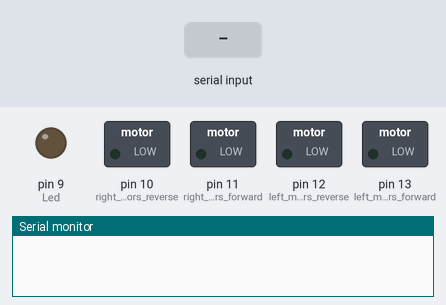
This sketch was run on a simulated Arduino Uno, built with avr-gcc and run on an emulated ATmega328P. Shown: switched loads named in the sketch (green lamp = pin HIGH), output pins drawn as LEDs (lit = HIGH), the last lines printed to the serial monitor. Inputs (shaded band) come from the test bench.

Above: at 1.2 s.
1.3 s: "F" received over Serial
At 2.2 s:
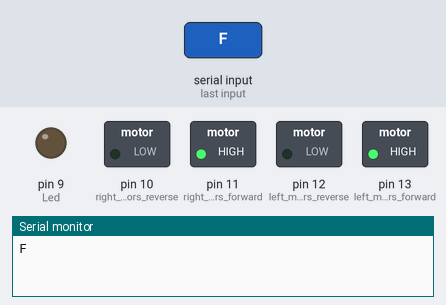
2.8 s: "B" received over Serial
At 3.5 s:
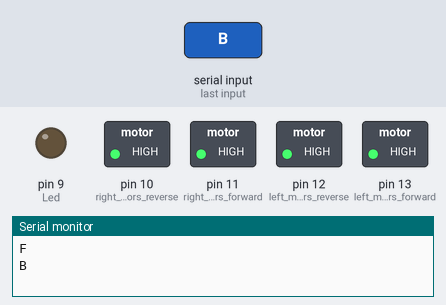
4.3 s: "W" received over Serial
At 4.8 s:
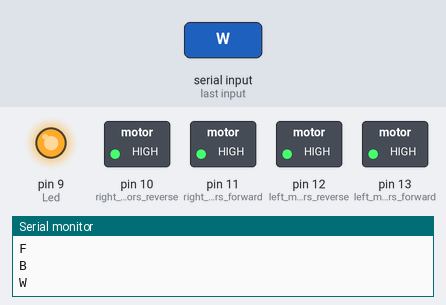
5.8 s: byte 83 ('S') received over Serial
At 6.8 s:
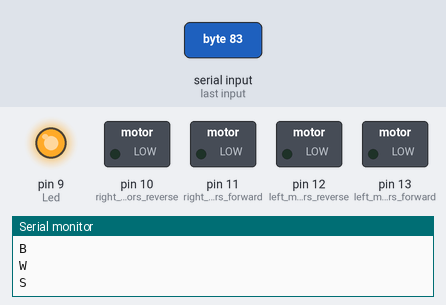
7.3 s: "L" received over Serial
At 8.2 s:
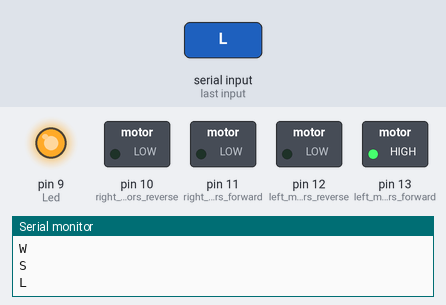
8.8 s: "R" received over Serial
At 10.2 s:
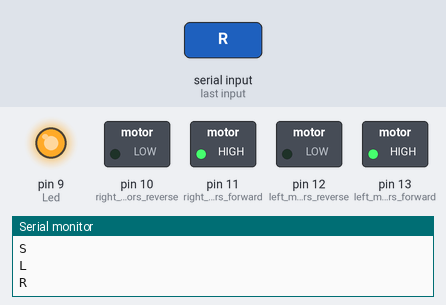
Timing chart, 0 to 11.3 s (numbered marks = the images above; inputs shaded):
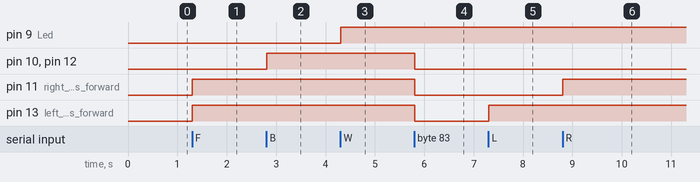

Measured:
- after the input at 1.3 s, pin 11 (right_motors_forward), pin 13 (left_motors_forward): LOW → HIGH at once
- after the input at 2.8 s, pin 10 (right_motors_reverse), pin 12 (left_motors_reverse): LOW → HIGH at once
- after the input at 4.3 s, pin 9 (Led): LOW → HIGH at once
- after the input at 5.8 s, pin 10 (right_motors_reverse), pin 11 (right_motors_forward), pin 12 (left_motors_reverse), pin 13 (left_motors_forward): HIGH → LOW at once
- after the input at 7.3 s, pin 13 (left_motors_forward): LOW → HIGH at once
- after the input at 8.8 s, pin 11 (right_motors_forward): LOW → HIGH at once

The sketch:

Bluetooth_Car_Gen2.ino
```cpp
char t;

void setup() {
  pinMode(13, OUTPUT);  //left motors forward
  pinMode(12, OUTPUT);  //left motors reverse
  pinMode(11, OUTPUT);  //right motors forward
  pinMode(10, OUTPUT);  //right motors reverse
  pinMode(9, OUTPUT);  //Led
  Serial.begin(9600);

}

void loop() {
  if (Serial.available()) {
    t = Serial.read();
    Serial.println(t);
  }

  if (t == 'F') {          //move forward(all motors rotate in forward direction)
    digitalWrite(13, HIGH);
    digitalWrite(11, HIGH);
  }

  else if (t == 'B') {    //move reverse (all motors rotate in reverse direction)
    digitalWrite(12, HIGH);
    digitalWrite(10, HIGH);
  }

  else if (t == 'L') {    //turn right (left side motors rotate in forward direction, right side motors doesn't rotate)
    digitalWrite(13, HIGH);
  }

  else if (t == 'R') {    //turn left (right side motors rotate in forward direction, left side motors doesn't rotate)
    digitalWrite(11, HIGH);
  }

  else if (t == 'W') {  //turn led on or off)
    digitalWrite(9, HIGH);
  }
  else if (t == 'w') {
    digitalWrite(9, LOW);
  }
  else if (t == 'I') {
    analogWrite(11, 200);
    analogWrite(13, 100);
  }
  else if (t == 'G') {
    analogWrite(13, 200);
    analogWrite(11, 100);
  }
  else if (t == 'J') {
    analogWrite(12, 200);
    analogWrite(10, 100);
  }
  else if (t == 'H') {
    analogWrite(10, 200);
    analogWrite(12, 100);
  }
  else if (t == 'S') {    //STOP (all motors stop)
    digitalWrite(13, LOW);
    digitalWrite(12, LOW);
    digitalWrite(11, LOW);
    digitalWrite(10, LOW);
  }
  delay(10);
}
```
